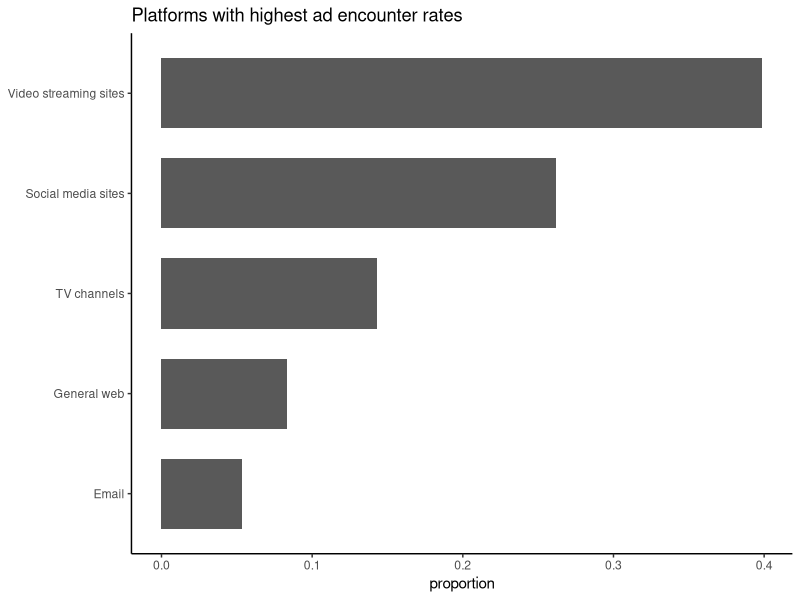
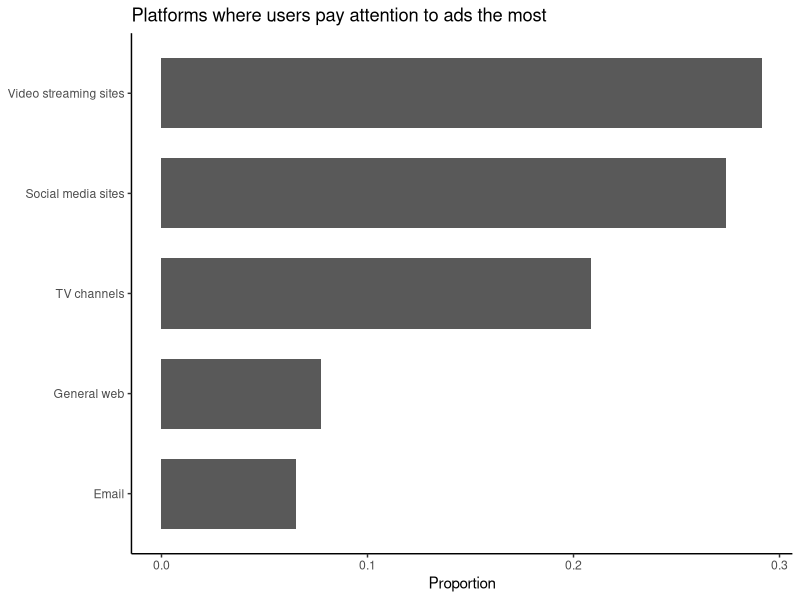
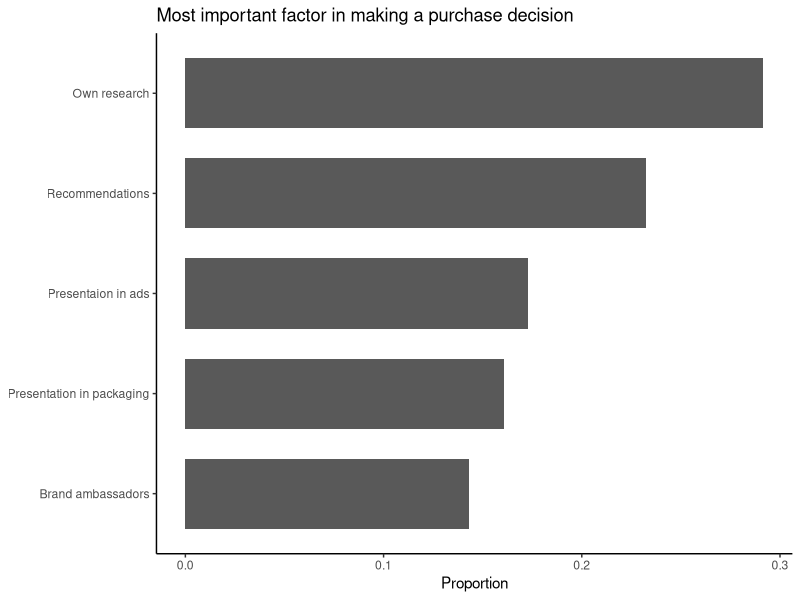
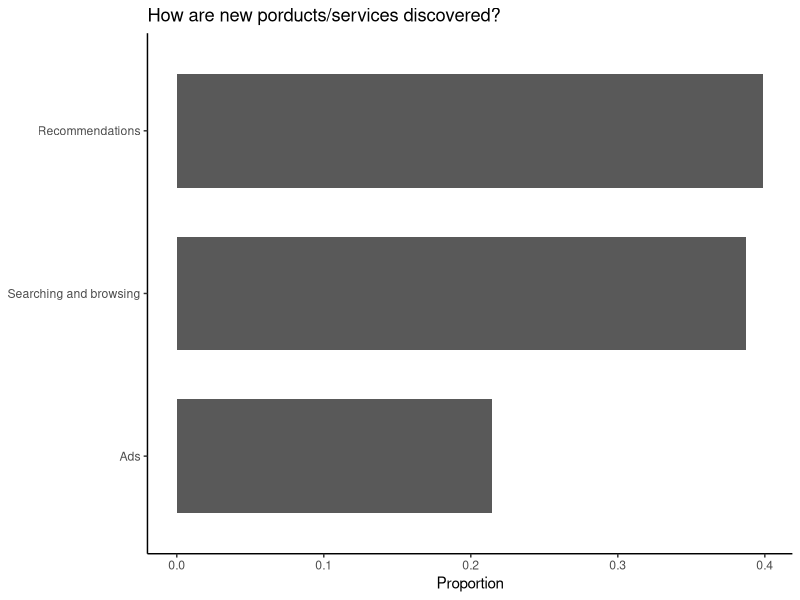

Write R code to recreate these figures, in order.
## ---- chunk 1
knitr::opts_chunk$set(echo = TRUE, warning = FALSE, message = FALSE,
                      cache = TRUE)
## ---- chunk 2
library(dplyr) # for wrangling data
library(ggplot2) # for making plots
library(readr) # for reading data
## ---- chunk 3
ad_influence_data <- read_csv("ad-influence.csv") %>%
  select(!Timestamp) # ignore timestamp column
n <- dim(ad_influence_data)[1]
questions <- names(ad_influence_data)
## ---- chunk 4
simplify_responses <- function(response) {
  if (response == "Social media sites (like Facebook, Instagram)") {
    response = "Social media sites"
  } else if (response == "Video streaming sites (like YouTube, Vimeo)") {
    response = "Video streaming sites"
  } else if (response == "General web (like Google Ads on various sites)") {
    response = "General web"
  } else if (grepl("Recommendations? from friends or family", response)) {
    response = "Recommendations"
  }
  response
}

for (i in 1:length(ad_influence_data))  {
  ad_influence_data[questions[i]] <- ad_influence_data[questions[i]] %>%
    pull() %>%
    sapply(simplify_responses, USE.NAMES = FALSE)
}
## ---- chunk 5
ad_influence_data %>%
  rename(most_ads_platform = questions[1]) %>%
  group_by(most_ads_platform) %>%
  summarise(proportion = n() / n) %>%
  ungroup() %>%
  arrange(desc(proportion)) %>%
  head(5) %>%
  ggplot(aes(x = reorder(most_ads_platform, proportion), y = proportion)) +
  geom_col(width = 0.7) +
  labs(x = NULL, title = "Platforms with highest ad encounter rates") +
  coord_flip() +
  theme_classic()
## ---- chunk 6
ad_influence_data %>%
  rename(attention_grabbing_platform = questions[2]) %>%
  group_by(attention_grabbing_platform) %>%
  summarise(proportion = n() / n) %>%
  ungroup() %>%
  arrange(desc(proportion)) %>%
  head(5) %>%
  ggplot(aes(x = reorder(attention_grabbing_platform, proportion),
             y = proportion)) +
  geom_col(width = 0.7) +
  labs(x = NULL, y = "Proportion",
       title = "Platforms where users pay attention to ads the most") +
  coord_flip() +
  theme_classic()
## ---- chunk 7
ad_influence_data %>%
  rename(important_aspect = questions[3]) %>%
  group_by(important_aspect) %>%
  summarise(proportion = n() / n) %>%
  ungroup() %>%
  arrange(desc(proportion)) %>%
  ggplot(aes(x = reorder(important_aspect, proportion),
             y = proportion)) +
  geom_col(width = 0.7) +
  labs(x = NULL, y = "Proportion",
       title = "Most important factor in making a purchase decision") +
  coord_flip() +
  theme_classic()
## ---- chunk 8
ad_influence_data %>%
  rename(discover_source = questions[4]) %>%
  group_by(discover_source) %>%
  summarise(proportion = n() / n) %>%
  ungroup() %>%
  arrange(desc(proportion)) %>%
  ggplot(aes(x = reorder(discover_source, proportion),
             y = proportion)) +
  geom_col(width = 0.7) +
  labs(x = NULL, y = "Proportion",
       title = "How are new porducts/services discovered?") +
  coord_flip() +
  theme_classic()
